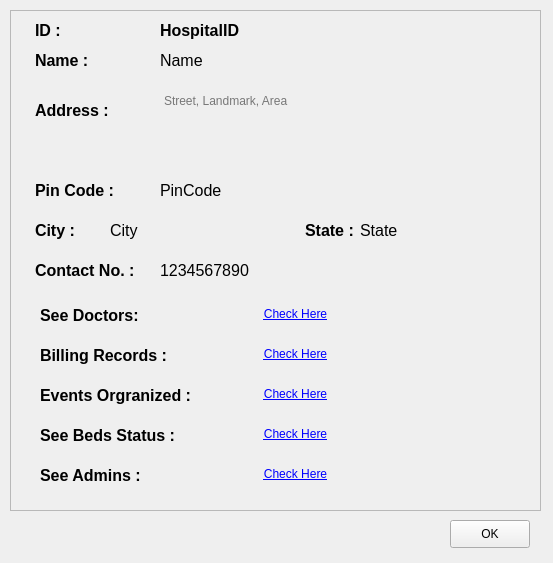
<?xml version="1.0" encoding="UTF-8"?>
<ui version="4.0">
 <class>bloodBankProfile</class>
 <widget class="QDialog" name="bloodBankProfile">
  <property name="geometry">
   <rect>
    <x>0</x>
    <y>0</y>
    <width>553</width>
    <height>563</height>
   </rect>
  </property>
  <property name="windowTitle">
   <string>Hospital Profile</string>
  </property>
  <widget class="QFrame" name="frame">
   <property name="geometry">
    <rect>
     <x>10</x>
     <y>10</y>
     <width>531</width>
     <height>501</height>
    </rect>
   </property>
   <property name="styleSheet">
    <string notr="true"/>
   </property>
   <property name="frameShape">
    <enum>QFrame::StyledPanel</enum>
   </property>
   <property name="frameShadow">
    <enum>QFrame::Raised</enum>
   </property>
   <widget class="QLabel" name="nameLabel">
    <property name="geometry">
     <rect>
      <x>25</x>
      <y>30</y>
      <width>101</width>
      <height>41</height>
     </rect>
    </property>
    <property name="text">
     <string>&lt;html&gt;&lt;head/&gt;&lt;body&gt;&lt;p&gt;&lt;span style=&quot; font-size:12pt; font-weight:600;&quot;&gt;Name :&lt;/span&gt;&lt;/p&gt;&lt;/body&gt;&lt;/html&gt;</string>
    </property>
   </widget>
   <widget class="QLabel" name="addressLabel">
    <property name="geometry">
     <rect>
      <x>25</x>
      <y>80</y>
      <width>101</width>
      <height>41</height>
     </rect>
    </property>
    <property name="text">
     <string>&lt;html&gt;&lt;head/&gt;&lt;body&gt;&lt;p&gt;&lt;span style=&quot; font-size:12pt; font-weight:600;&quot;&gt;Address :&lt;/span&gt;&lt;/p&gt;&lt;/body&gt;&lt;/html&gt;</string>
    </property>
   </widget>
   <widget class="QLabel" name="contactLabel">
    <property name="geometry">
     <rect>
      <x>25</x>
      <y>240</y>
      <width>131</width>
      <height>41</height>
     </rect>
    </property>
    <property name="text">
     <string>&lt;html&gt;&lt;head/&gt;&lt;body&gt;&lt;p&gt;&lt;span style=&quot; font-size:12pt; font-weight:600;&quot;&gt;Contact No. :&lt;/span&gt;&lt;/p&gt;&lt;/body&gt;&lt;/html&gt;</string>
    </property>
   </widget>
   <widget class="QLabel" name="stateLabel">
    <property name="geometry">
     <rect>
      <x>295</x>
      <y>200</y>
      <width>101</width>
      <height>41</height>
     </rect>
    </property>
    <property name="text">
     <string>&lt;html&gt;&lt;head/&gt;&lt;body&gt;&lt;p&gt;&lt;span style=&quot; font-size:12pt; font-weight:600;&quot;&gt;State :&lt;/span&gt;&lt;/p&gt;&lt;/body&gt;&lt;/html&gt;</string>
    </property>
   </widget>
   <widget class="QLabel" name="pinCodeLabel">
    <property name="geometry">
     <rect>
      <x>25</x>
      <y>160</y>
      <width>101</width>
      <height>41</height>
     </rect>
    </property>
    <property name="text">
     <string>&lt;html&gt;&lt;head/&gt;&lt;body&gt;&lt;p&gt;&lt;span style=&quot; font-size:12pt; font-weight:600;&quot;&gt;Pin Code :&lt;/span&gt;&lt;/p&gt;&lt;/body&gt;&lt;/html&gt;</string>
    </property>
   </widget>
   <widget class="QLabel" name="cityLabel">
    <property name="geometry">
     <rect>
      <x>25</x>
      <y>200</y>
      <width>101</width>
      <height>41</height>
     </rect>
    </property>
    <property name="text">
     <string>&lt;html&gt;&lt;head/&gt;&lt;body&gt;&lt;p&gt;&lt;span style=&quot; font-size:12pt; font-weight:600;&quot;&gt;City :&lt;/span&gt;&lt;/p&gt;&lt;/body&gt;&lt;/html&gt;</string>
    </property>
   </widget>
   <widget class="QTextBrowser" name="address">
    <property name="geometry">
     <rect>
      <x>150</x>
      <y>80</y>
      <width>371</width>
      <height>61</height>
     </rect>
    </property>
    <property name="styleSheet">
     <string notr="true">background-color:transparent;
border:none;</string>
    </property>
    <property name="placeholderText">
     <string>Street, Landmark, Area</string>
    </property>
   </widget>
   <widget class="QLabel" name="pinCode">
    <property name="geometry">
     <rect>
      <x>150</x>
      <y>170</y>
      <width>181</width>
      <height>21</height>
     </rect>
    </property>
    <property name="styleSheet">
     <string notr="true">font-size:12pt;</string>
    </property>
    <property name="text">
     <string>PinCode</string>
    </property>
   </widget>
   <widget class="QLabel" name="state">
    <property name="geometry">
     <rect>
      <x>350</x>
      <y>210</y>
      <width>181</width>
      <height>21</height>
     </rect>
    </property>
    <property name="styleSheet">
     <string notr="true">font-size:12pt;</string>
    </property>
    <property name="text">
     <string>State</string>
    </property>
   </widget>
   <widget class="QLabel" name="city">
    <property name="geometry">
     <rect>
      <x>100</x>
      <y>210</y>
      <width>181</width>
      <height>21</height>
     </rect>
    </property>
    <property name="styleSheet">
     <string notr="true">font-size:12pt;</string>
    </property>
    <property name="text">
     <string>City</string>
    </property>
   </widget>
   <widget class="QLabel" name="contact">
    <property name="geometry">
     <rect>
      <x>150</x>
      <y>250</y>
      <width>181</width>
      <height>21</height>
     </rect>
    </property>
    <property name="styleSheet">
     <string notr="true">font-size:12pt;</string>
    </property>
    <property name="text">
     <string>1234567890</string>
    </property>
   </widget>
   <widget class="QLabel" name="name">
    <property name="geometry">
     <rect>
      <x>150</x>
      <y>30</y>
      <width>371</width>
      <height>41</height>
     </rect>
    </property>
    <property name="styleSheet">
     <string notr="true">font-size:12pt;</string>
    </property>
    <property name="text">
     <string>Name</string>
    </property>
   </widget>
   <widget class="QLabel" name="IDLabel">
    <property name="geometry">
     <rect>
      <x>25</x>
      <y>0</y>
      <width>131</width>
      <height>41</height>
     </rect>
    </property>
    <property name="text">
     <string>&lt;html&gt;&lt;head/&gt;&lt;body&gt;&lt;p&gt;&lt;span style=&quot; font-size:12pt; font-weight:600;&quot;&gt;ID :&lt;/span&gt;&lt;/p&gt;&lt;/body&gt;&lt;/html&gt;</string>
    </property>
   </widget>
   <widget class="QLabel" name="HospitalID">
    <property name="geometry">
     <rect>
      <x>150</x>
      <y>0</y>
      <width>371</width>
      <height>41</height>
     </rect>
    </property>
    <property name="styleSheet">
     <string notr="true">font-size:12pt;
font-weight: bold;</string>
    </property>
    <property name="text">
     <string>HospitalID</string>
    </property>
   </widget>
   <widget class="QLabel" name="seeDoctorsLabel">
    <property name="geometry">
     <rect>
      <x>30</x>
      <y>285</y>
      <width>191</width>
      <height>41</height>
     </rect>
    </property>
    <property name="text">
     <string>&lt;html&gt;&lt;head/&gt;&lt;body&gt;&lt;p&gt;&lt;span style=&quot; font-size:12pt; font-weight:600;&quot;&gt;See Doctors:&lt;/span&gt;&lt;/p&gt;&lt;/body&gt;&lt;/html&gt;</string>
    </property>
   </widget>
   <widget class="QLabel" name="billingRecordsLabel">
    <property name="geometry">
     <rect>
      <x>30</x>
      <y>330</y>
      <width>191</width>
      <height>31</height>
     </rect>
    </property>
    <property name="text">
     <string>&lt;html&gt;&lt;head/&gt;&lt;body&gt;&lt;p&gt;&lt;span style=&quot; font-size:12pt; font-weight:600;&quot;&gt;Billing Records :&lt;/span&gt;&lt;/p&gt;&lt;/body&gt;&lt;/html&gt;</string>
    </property>
   </widget>
   <widget class="QLabel" name="eventsOrganizedLabel">
    <property name="geometry">
     <rect>
      <x>30</x>
      <y>370</y>
      <width>191</width>
      <height>31</height>
     </rect>
    </property>
    <property name="text">
     <string>&lt;html&gt;&lt;head/&gt;&lt;body&gt;&lt;p&gt;&lt;span style=&quot; font-size:12pt; font-weight:600;&quot;&gt;Events Orgranized :&lt;/span&gt;&lt;/p&gt;&lt;/body&gt;&lt;/html&gt;</string>
    </property>
   </widget>
   <widget class="QPushButton" name="seeDoctor">
    <property name="geometry">
     <rect>
      <x>230</x>
      <y>290</y>
      <width>111</width>
      <height>28</height>
     </rect>
    </property>
    <property name="styleSheet">
     <string notr="true">text-decoration:underline;
color:blue;
border:none;</string>
    </property>
    <property name="text">
     <string>Check Here</string>
    </property>
   </widget>
   <widget class="QPushButton" name="billingRecords">
    <property name="geometry">
     <rect>
      <x>230</x>
      <y>330</y>
      <width>111</width>
      <height>28</height>
     </rect>
    </property>
    <property name="styleSheet">
     <string notr="true">text-decoration:underline;
color:blue;
border:none;</string>
    </property>
    <property name="text">
     <string>Check Here</string>
    </property>
   </widget>
   <widget class="QPushButton" name="eventsOrganized">
    <property name="geometry">
     <rect>
      <x>230</x>
      <y>370</y>
      <width>111</width>
      <height>28</height>
     </rect>
    </property>
    <property name="styleSheet">
     <string notr="true">text-decoration:underline;
color:blue;
border:none;</string>
    </property>
    <property name="text">
     <string>Check Here</string>
    </property>
   </widget>
   <widget class="QLabel" name="seeBedsStatusLabel">
    <property name="geometry">
     <rect>
      <x>30</x>
      <y>410</y>
      <width>191</width>
      <height>31</height>
     </rect>
    </property>
    <property name="text">
     <string>&lt;html&gt;&lt;head/&gt;&lt;body&gt;&lt;p&gt;&lt;span style=&quot; font-size:12pt; font-weight:600;&quot;&gt;See Beds Status :&lt;/span&gt;&lt;/p&gt;&lt;/body&gt;&lt;/html&gt;</string>
    </property>
   </widget>
   <widget class="QPushButton" name="seeBedStatus">
    <property name="geometry">
     <rect>
      <x>230</x>
      <y>410</y>
      <width>111</width>
      <height>28</height>
     </rect>
    </property>
    <property name="styleSheet">
     <string notr="true">text-decoration:underline;
color:blue;
border:none;</string>
    </property>
    <property name="text">
     <string>Check Here</string>
    </property>
   </widget>
   <widget class="QLabel" name="seeAdminLabel">
    <property name="geometry">
     <rect>
      <x>30</x>
      <y>450</y>
      <width>111</width>
      <height>31</height>
     </rect>
    </property>
    <property name="text">
     <string>&lt;html&gt;&lt;head/&gt;&lt;body&gt;&lt;p&gt;&lt;span style=&quot; font-size:12pt; font-weight:600;&quot;&gt;See Admins :&lt;/span&gt;&lt;/p&gt;&lt;/body&gt;&lt;/html&gt;</string>
    </property>
   </widget>
   <widget class="QPushButton" name="seeAdmins">
    <property name="geometry">
     <rect>
      <x>230</x>
      <y>450</y>
      <width>111</width>
      <height>28</height>
     </rect>
    </property>
    <property name="styleSheet">
     <string notr="true">text-decoration:underline;
color:blue;
border:none;</string>
    </property>
    <property name="text">
     <string>Check Here</string>
    </property>
   </widget>
  </widget>
  <widget class="QPushButton" name="pushButton">
   <property name="geometry">
    <rect>
     <x>450</x>
     <y>520</y>
     <width>80</width>
     <height>28</height>
    </rect>
   </property>
   <property name="text">
    <string>OK</string>
   </property>
  </widget>
 </widget>
 <resources/>
 <connections/>
</ui>
